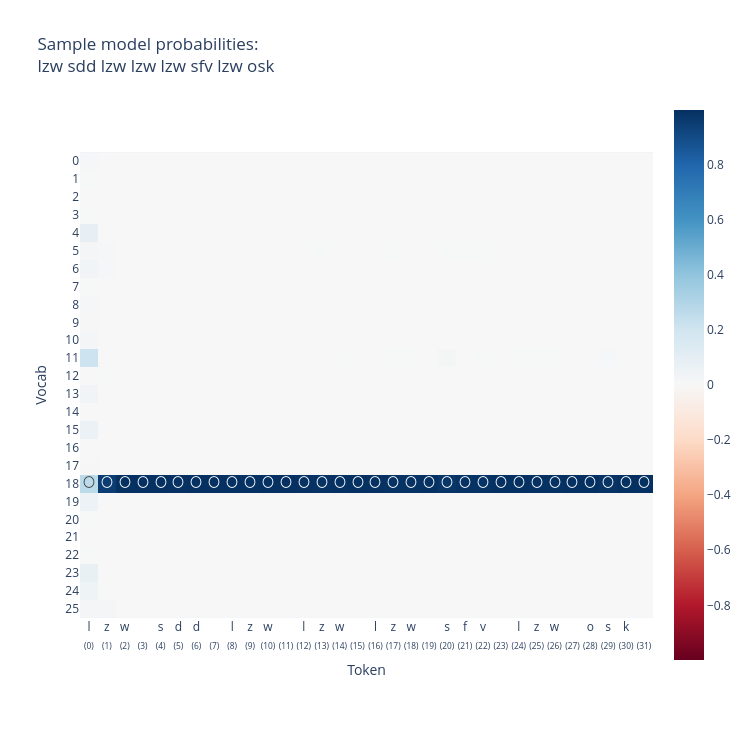

Here is the notebook cell this chart was saved with:
### Markdown cell above
### Visualising model

### Code cell
show(model, batch_idx=0, mode="easy")

### Figure 1 — Plotly figure (JSON) as saved in the notebook; plotly's stock layout.template omitted (floating-point values rounded to 4 significant figures; data arrays with more than 128 entries replaced by an {"elided": "..."} marker saying what was removed)
{"data": [{"coloraxis": "coloraxis", "hovertemplate": "Token: %{x}<br>Vocab: %{y}<br>color: %{z}<extra></extra>", "name": "0", "text": {"elided": "26x32 str values"}, "textfont": {"size": 12}, "texttemplate": "%{text}", "type": "heatmap", "x": ["l<br><sub>(0)</sub>", "z<br><sub>(1)</sub>", "w<br><sub>(2)</sub>", " <br><sub>(3)</sub>", "s<br><sub>(4)</sub>", "d<br><sub>(5)</sub>", "d<br><sub>(6)</sub>", " <br><sub>(7)</sub>", "l<br><sub>(8)</sub>", "z<br><sub>(9)</sub>", "w<br><sub>(10)</sub>", " <br><sub>(11)</sub>", "l<br><sub>(12)</sub>", "z<br><sub>(13)</sub>", "w<br><sub>(14)</sub>", " <br><sub>(15)</sub>", "l<br><sub>(16)</sub>", "z<br><sub>(17)</sub>", "w<br><sub>(18)</sub>", " <br><sub>(19)</sub>", "s<br><sub>(20)</sub>", "f<br><sub>(21)</sub>", "v<br><sub>(22)</sub>", " <br><sub>(23)</sub>", "l<br><sub>(24)</sub>", "z<br><sub>(25)</sub>", "w<br><sub>(26)</sub>", " <br><sub>(27)</sub>", "o<br><sub>(28)</sub>", "s<br><sub>(29)</sub>", "k<br><sub>(30)</sub>", " <br><sub>(31)</sub>"], "xaxis": "x", "y": ["0", "1", "2", "3", "4", "5", "6", "7", "8", "9", "10", "11", "12", "13", "14", "15", "16", "17", "18", "19", "20", "21", "22", "23", "24", "25"], "yaxis": "y", "z": {"elided": "26x32 float values"}}], "layout": {"coloraxis": {"cmid": 0, "colorscale": [[0, "rgb(103,0,31)"], [0.1, "rgb(178,24,43)"], [0.2, "rgb(214,96,77)"], [0.3, "rgb(244,165,130)"], [0.4, "rgb(253,219,199)"], [0.5, "rgb(247,247,247)"], [0.6, "rgb(209,229,240)"], [0.7, "rgb(146,197,222)"], [0.8, "rgb(67,147,195)"], [0.9, "rgb(33,102,172)"], [1, "rgb(5,48,97)"]]}, "height": 750, "title": {"text": "Sample model probabilities:<br>lzw sdd lzw lzw lzw sfv lzw osk "}, "width": 750, "xaxis": {"anchor": "y", "constrain": "domain", "domain": [0, 1], "scaleanchor": "y", "tickangle": 0, "title": {"text": "Token"}}, "yaxis": {"anchor": "x", "autorange": "reversed", "constrain": "domain", "domain": [0, 1], "title": {"text": "Vocab"}}}}
